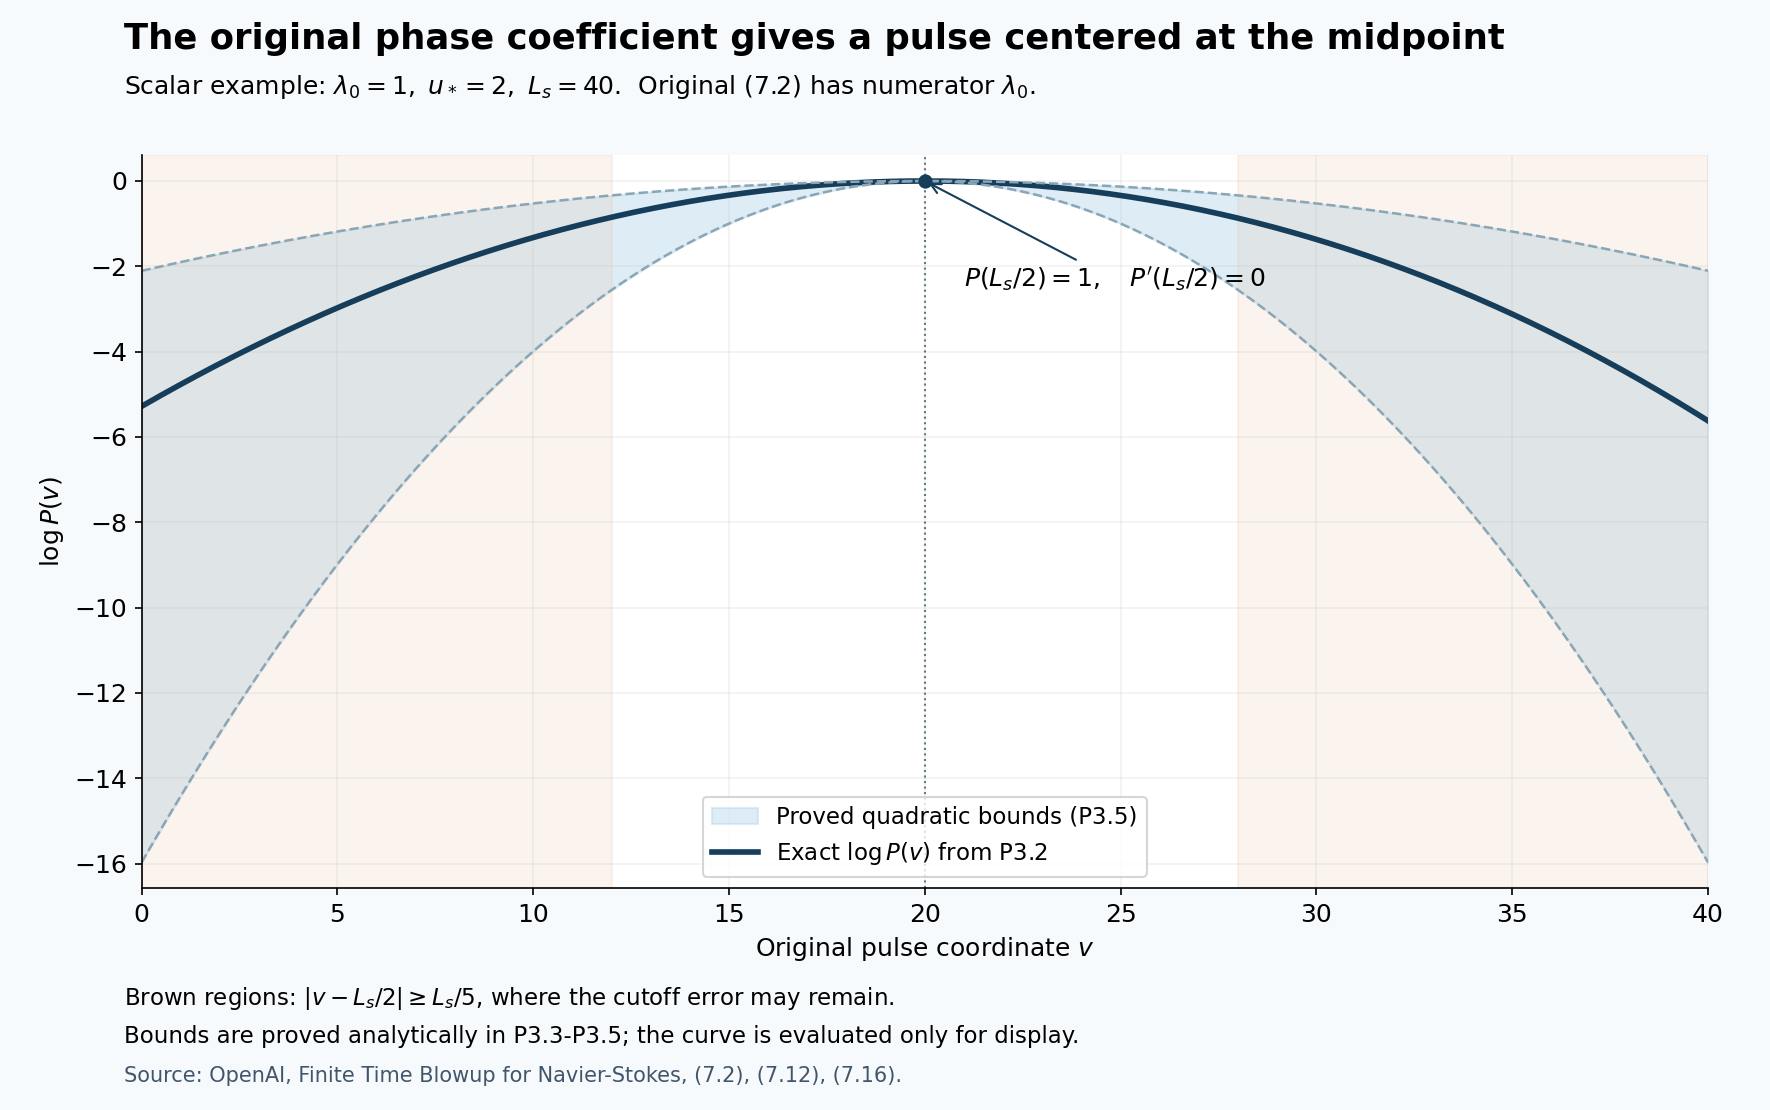

Python code for this plot:
"""Display the exact scalar envelope and proved bounds, not a numerical proof.

Source: OpenAI, Finite Time Blowup for Navier-Stokes, (7.2), (7.12), (7.16).
Proof: pulse-inverse-audit.md, P0 and P3. The chosen scalar parameters do not
purport to be an instantiated global Navier-Stokes construction.
"""
from pathlib import Path
import numpy as np
import matplotlib
matplotlib.use('Agg')
import matplotlib.pyplot as plt

out=Path(__file__).resolve().parent
u=2.; lam=1.; L=40.
v=np.linspace(0,L,601); y=u/2+u*v/L
logp=lam*L/u*(np.arcsinh(y)-np.arcsinh(u)-(y+y**3/3-u-u**3/3)/(1+u*u)**1.5)
cminus=lam*u*u/2*((1+9*u*u/4)**-1.5+2*(1+u*u)**-1.5)
cplus=3*lam*u*u/2*((1+u*u/4)**-1.5+2*(1+u*u)**-1.5)
lower=-cplus*(v-L/2)**2/(2*L);upper=-cminus*(v-L/2)**2/(2*L)
plt.rcParams.update({'font.family':'DejaVu Sans','font.size':12,'mathtext.fontset':'dejavusans'})
fig,ax=plt.subplots(figsize=(11.8,7.4),dpi=150)
fig.patch.set_facecolor('#f7fafc');ax.set_facecolor('white')
ax.fill_between(v,lower,upper,color='#b8d9eb',alpha=.48,label='Proved quadratic bounds (P3.5)')
ax.plot(v,logp,color='#163e5b',lw=2.7,label=r'Exact $\log P(v)$ from P3.2')
ax.plot(v,lower,color='#8aa6b6',lw=1.2,ls='--')
ax.plot(v,upper,color='#8aa6b6',lw=1.2,ls='--')
ax.axvline(L/2,color='#657887',lw=1,ls=':')
ax.axvspan(0,L/2-L/5,color='#eac7ad',alpha=.20)
ax.axvspan(L/2+L/5,L,color='#eac7ad',alpha=.20)
ax.scatter([L/2],[0],color='#163e5b',zorder=5,s=34)
ax.annotate(r'$P(L_s/2)=1,\quad P^\prime(L_s/2)=0$',xy=(L/2,0),xytext=(21,-2.5),
            fontsize=12,arrowprops={'arrowstyle':'->','color':'#163e5b'})
ax.set_xlim(0,L);ax.set_ylim(min(lower)-.6,.6)
ax.set_xlabel(r'Original pulse coordinate $v$');ax.set_ylabel(r'$\log P(v)$')
ax.grid(alpha=.16);ax.spines[['top','right']].set_visible(False)
ax.legend(loc='lower center',frameon=True,fontsize=11)
fig.suptitle('The original phase coefficient gives a pulse centered at the midpoint',x=.07,ha='left',fontsize=17,weight='bold')
fig.text(.07,.915,r'Scalar example: $\lambda_0=1,\ u_*=2,\ L_s=40$.  Original (7.2) has numerator $\lambda_0$.',fontsize=12)
fig.text(.07,.095,r'Brown regions: $|v-L_s/2|\geq L_s/5$, where the cutoff error may remain.',fontsize=11)
fig.text(.07,.060,r'Bounds are proved analytically in P3.3-P3.5; the curve is evaluated only for display.',fontsize=11)
fig.text(.07,.025,'Source: OpenAI, Finite Time Blowup for Navier-Stokes, (7.2), (7.12), (7.16).',fontsize=10,color='#42566b')
fig.subplots_adjust(left=.08,right=.965,bottom=.20,top=.86)
fig.savefig(out/'pulse-envelope-audit.png',dpi=150)
fig.savefig(out/'pulse-envelope-audit.svg')
plt.close(fig)
print(out/'pulse-envelope-audit.png')
